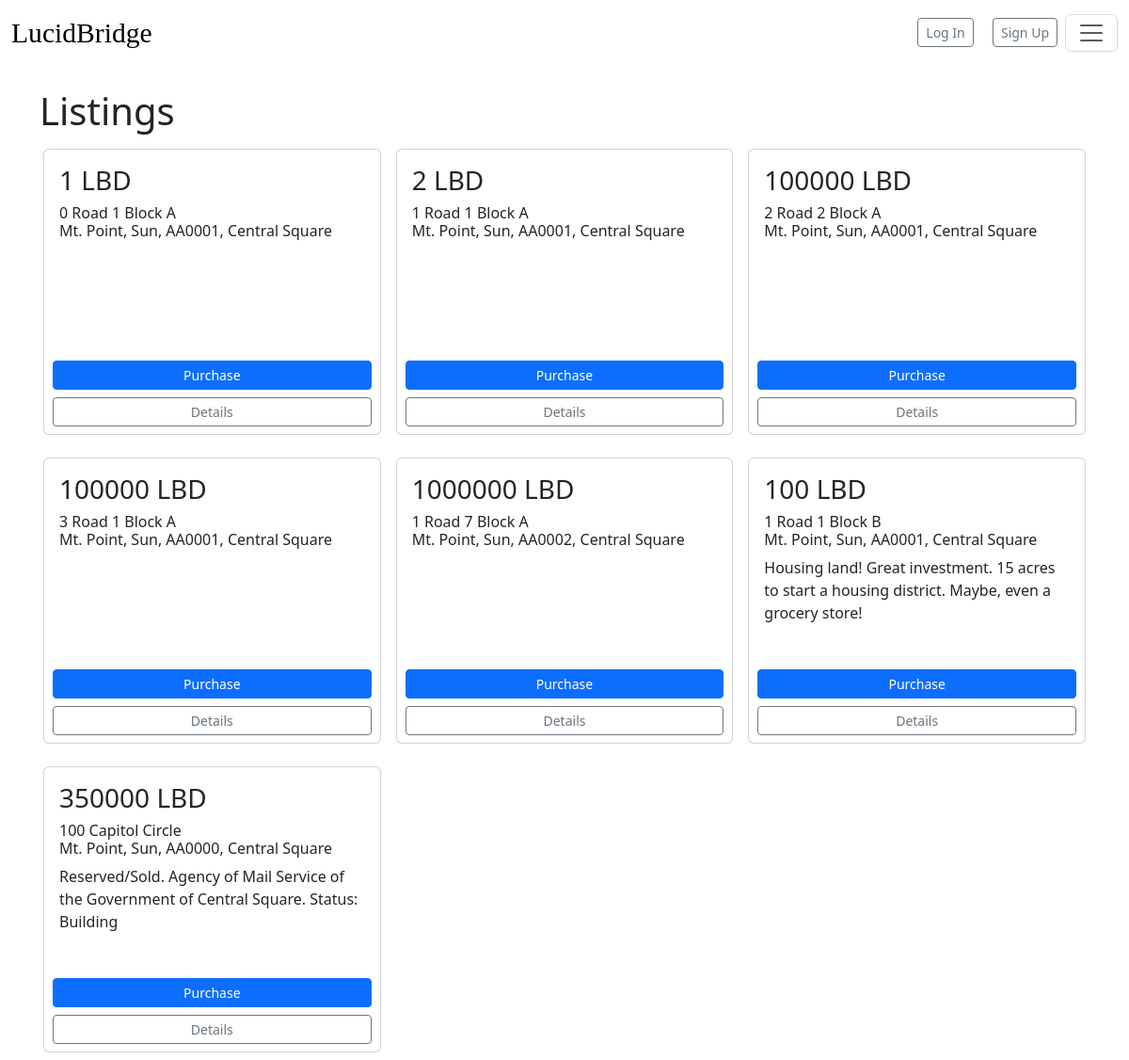
/listings/, run on the app's committed database.
### payments/models.py (models this page shows)
class Listing(models.Model):
    created_at = models.DateTimeField(auto_now_add=True, blank=True)
    name = models.CharField(max_length=100, help_text="Name of the property, street specifically, again.")
    property_type = models.CharField(max_length=500, choices=property_type_choices)
    square_feet = models.CharField(max_length=100, blank=True)
    lot_size = models.CharField(max_length=100, blank=True)
    stories = models.CharField(max_length=100, blank=True)
    bedrooms = models.CharField(max_length=100, blank=True)
    bathrooms = models.CharField(max_length=100, blank=True)
    street = models.CharField(max_length=500)
    city = models.CharField(max_length=100)
    zip = models.CharField(max_length=100, blank=True)
    state = models.CharField(max_length=100, blank=True)
    territory = models.CharField(max_length=100)
    price = models.IntegerField()
    image = models.URLField(blank=True)
    front_description = models.TextField(blank=True, max_length=100, help_text='Listings page description. Short description of property')
    back_description = models.TextField(blank=True, max_length=1000, help_text='Detailed description. Long description of property')
    Owner = models.ForeignKey(User, on_delete=models.CASCADE)
    def get_absolute_url(self):
        path = reverse('propdetails', args=[self.pk])
        return path

### payments/views.py (the view)
# urls.py: path("listings/" , views.listonsale, name='listings-page', ),
def listonsale(request):
    listings = Listing.objects.all()
    return render(request, 'listings.html', {'listings': listings})

### payments/templates/listings.html (shortened to what this page needs)
{% extends "base.html" %}
{% block content %}
<br>
  <h1>Listings</h1>
    <div class="row row-cols-1 row-cols-sm-1 row-cols-md-3 g-2">
        {% for listing in listings %}
        <div class="col-sm-4 p-2">
          <div class="card" style="max-width: 26em; height: 19em">
            <div class="card-body">
              <h3>{{listing.price}} LBD</h3>
              <h6 class="card-title">{{ listing.street }} <br>{{listing.city}}, {{listing.state}}, {{listing.zip}}, {{listing.territory}}</h6>
              <p class="card-text ">{{listing.front_description}} </p>
            </div>
            <form method="post" action="/listing/buy">
              <div style="text-align:center;">
                <input type="submit" value="Purchase" class="btn btn-sm btn-primary mt-2 my-0" style="display:inline-block; width: 95%;">
              </div>
            </form>
            <div style="text-align:center;">
              <a href="{{ listing.get_absolute_url }}" class="btn btn-sm btn-outline-secondary mt-2 mb-2 d-block mx-auto" style="width: 95%;">Details</a>
            </div>
          </div>
        </div>
        <br>
    {% endfor %}
    </div>
{% endblock %}

### payments/templates/base.html (shortened to what this page needs)
<!DOCTYPE html>
<html lang="en">
<head>
</head>
<link href="https://cdn.jsdelivr.net/npm/bootstrap@5.3.3/dist/css/bootstrap.min.css" rel="stylesheet">
<body>
    <nav class="navbar bg-body-light">
        <div class="container-fluid">
            <a class="navbar-brand  mb-0" style="font-family: Playfair Display; font-size: 1.851em;" href="{% url 'index' %}">LucidBridge</a>
            <ul class="nav">
              {% if user.is_authenticated %}
              <li class="nav-item">
                   <a class=" btn btn-sm btn-outline-secondary mt-1 mx-2" aria-current="page" href="/accounts/logout">Log Out</a>
                </li>
                {% else %}
              <li class="nav-item">
                <a class=" btn btn-sm btn-outline-secondary mt-1 mx-2" aria-current="page" href="/accounts/login">Log In</a>
                <a class=" btn btn-sm btn-outline-secondary mt-1 mx-2" aria-current="page" href="/accounts/signup">Sign Up</a>
              </li>
                {% endif %}
                <button class="navbar-toggler" type="button" data-bs-toggle="offcanvas" data-bs-target="#offcanvasNavbar" aria-controls="offcanvasNavbar" aria-label="Toggle navigation">
                  <span class="navbar-toggler-icon"></span>
                </button>
              </ul>
        </div>
      </nav>
    <div class="container">
    {% block content %}
    {% endblock %}
    </div>
</body>
</html>

### data on the page
Listing: price "1", street "0 Road 1 Block A", city "Mt. Point", state "Sun", zip "AA0001", territory "Central Square"
Listing: price "2", street "1 Road 1 Block A", city "Mt. Point", state "Sun", zip "AA0001", territory "Central Square"
Listing: price "100000", street "2 Road 2 Block A", city "Mt. Point", state "Sun", zip "AA0001", territory "Central Square"
Listing: price "100000", street "3 Road 1 Block A", city "Mt. Point", state "Sun", zip "AA0001", territory "Central Square"
Listing: price "1000000", street "1 Road 7 Block A", city "Mt. Point", state "Sun", zip "AA0002", territory "Central Square"
Listing: price "100", street "1 Road 1 Block B", city "Mt. Point", state "Sun", zip "AA0001", territory "Central Square", front_description "Housing land! Great investment. 15 acres to start a housing district. Maybe, even a grocery store!"
Listing: price "350000", street "100 Capitol Circle", city "Mt. Point", state "Sun", zip "AA0000", territory "Central Square", front_description "Reserved/Sold. Agency of Mail Service of the Government of Central Square. Status: Building"
